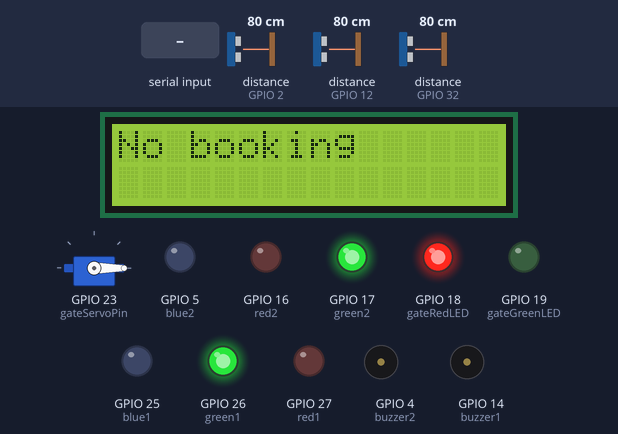
A sketch run on a simulated ESP32. On the bench: servo, 16×2 character LCD, output pins drawn as LEDs (lit = HIGH), buzzer (waves = sounding, pin HIGH). Wiring (inferred from the names in the program): 3 × ultrasonic range finder: trigger GPIO 13, echo GPIO 12 / trigger GPIO 15, echo GPIO 2 / trigger GPIO 33, echo GPIO 32. The test bench sets the inputs (shaded band); at power-on: distance to the obstacle (sensors on GPIO 12, GPIO 2, GPIO 32) 80 cm. The echo pulse lasts 58.3 µs per cm; pins used as bus, display or sensor lines are not drawn; what the sketch prints to the serial monitor is not drawn.

Above: at 1.2 s.
1.3 s: "book 1\n" received over Serial
At 2.4 s:
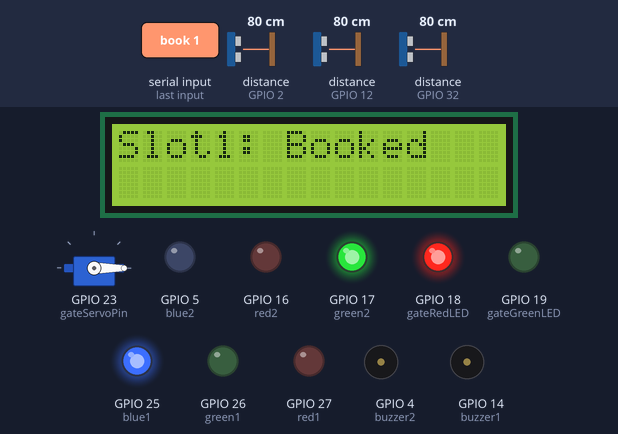
2.8 s: distance to the obstacle (sensor on GPIO 12) set to 18 cm
4.3 s: distance to the obstacle (sensor on GPIO 12) set to 15 cm
At 4.61 s:
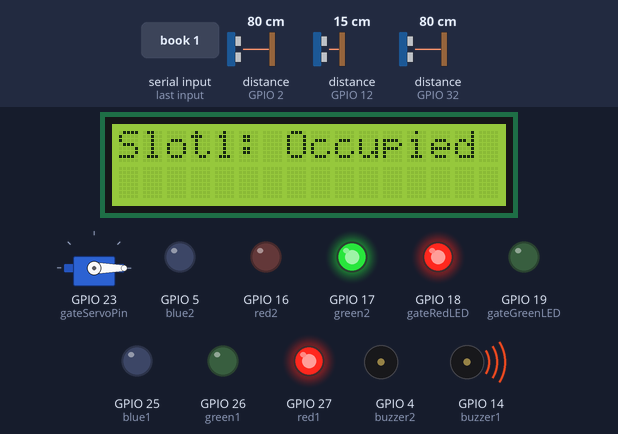
6.4 s: "book 2\n" received over Serial
At 6.62 s:
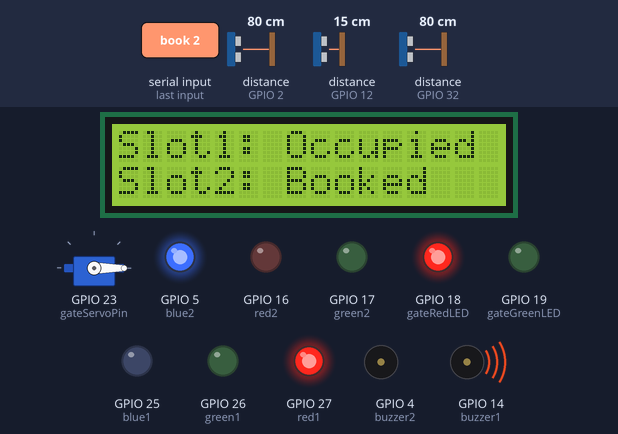
8.5 s: distance to the obstacle (sensor on GPIO 2) set to 19 cm
10.0 s: distance to the obstacle (sensor on GPIO 2) set to 15 cm
At 10.39 s:
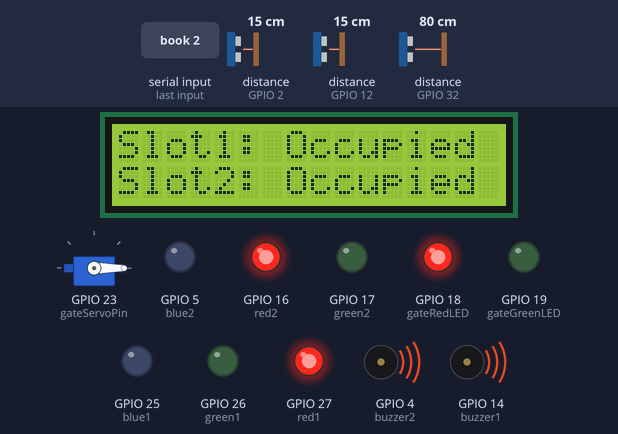
Timing chart, 0 to 12.8 s (numbered marks = the images above; inputs shaded):
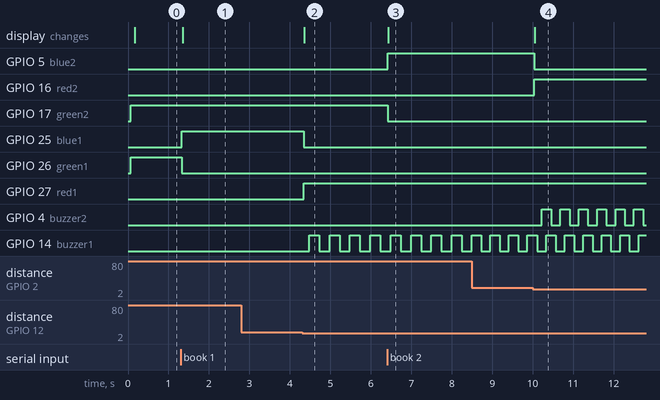

The sketch:

sketch_may10a.ino
```cpp
#include <Wire.h>
#include <LiquidCrystal_I2C.h>
#include <ESP32Servo.h>  // Servo library

// Slot booking flags
bool slot1Booked = false;
bool slot2Booked = false;

// Pin Definitions for Slots
const int trig1 = 13, echo1 = 12;
const int trig2 = 15, echo2 = 2;

const int red1 = 27, green1 = 26, blue1 = 25;
const int red2 = 16, green2 = 17, blue2 = 5;

const int buzzer1 = 14;
const int buzzer2 = 4;

// Gate pins
const int gateTrig = 33;
const int gateEcho = 32;
const int gateRedLED = 18;
const int gateGreenLED = 19;

Servo gateServo;
const int gateServoPin = 23;

// LCD
LiquidCrystal_I2C lcd(0x27, 16, 2);

// Timing for buzzer
unsigned long lastBeepTime1 = 0;
int beepInterval1 = 600;

unsigned long lastBeepTime2 = 0;
int beepInterval2 = 600;

// Gate timing
bool gateOpen = false;
unsigned long gateOpenTime = 0;
const unsigned long gateOpenDuration = 5000;
unsigned long lastGateCheck = 0;
const unsigned long gateCheckInterval = 100;

// LCD state
enum SlotStatus { FREE, BOOKED, OCCUPIED, UNKNOWN };
SlotStatus prevSlot1Status = UNKNOWN;
SlotStatus prevSlot2Status = UNKNOWN;
bool prevGateOpen = false;
bool prevNoBookingMessage = false;

// Distance helper
long getDistance(int trigPin, int echoPin) {
  digitalWrite(trigPin, LOW);
  delayMicroseconds(2);
  digitalWrite(trigPin, HIGH);
  delayMicroseconds(10);
  digitalWrite(trigPin, LOW);
  long duration = pulseIn(echoPin, HIGH, 30000);
  if (duration == 0) return -1;
  return duration * 0.034 / 2;
}

// RGB LED control
void setLED(int r, int g, int b, bool R, bool G, bool B) {
  digitalWrite(r, R);
  digitalWrite(g, G);
  digitalWrite(b, B);
}

// Buzzer handler
void handleBuzzer(int buzzerPin, long distance, unsigned long &lastBeepTime, int &beepInterval) {
  unsigned long now = millis();
  if (distance < 0) {
    digitalWrite(buzzerPin, LOW);
    return;
  }

  if (distance > 20) {
    beepInterval = 600;
    digitalWrite(buzzerPin, LOW);
    return;
  } else if (distance > 15) {
    beepInterval = 400;
  } else if (distance > 10) {
    beepInterval = 200;
  } else if (distance > 5) {
    beepInterval = 100;
  } else {
    digitalWrite(buzzerPin, HIGH);
    return;
  }

  if (now - lastBeepTime >= (unsigned long)beepInterval) {
    lastBeepTime = now;
    digitalWrite(buzzerPin, !digitalRead(buzzerPin));
  }
}

bool isAnyBookedSlotFree() {
  long d1 = getDistance(trig1, echo1);
  long d2 = getDistance(trig2, echo2);
  return (slot1Booked && (d1 < 0 || d1 > 15)) || (slot2Booked && (d2 < 0 || d2 > 15));
}

void updateSlotLCD(int slotNum, SlotStatus currentStatus) {
  if (slotNum == 1 && currentStatus != prevSlot1Status) {
    lcd.setCursor(0, 0);
    if (currentStatus == FREE) lcd.print("Slot1: Free     ");
    else if (currentStatus == BOOKED) lcd.print("Slot1: Booked   ");
    else if (currentStatus == OCCUPIED) lcd.print("Slot1: Occupied ");
    prevSlot1Status = currentStatus;
  } else if (slotNum == 2 && currentStatus != prevSlot2Status) {
    lcd.setCursor(0, 1);
    if (currentStatus == FREE) lcd.print("Slot2: Free     ");
    else if (currentStatus == BOOKED) lcd.print("Slot2: Booked   ");
    else if (currentStatus == OCCUPIED) lcd.print("Slot2: Occupied ");
    prevSlot2Status = currentStatus;
  }
}

void setup() {
  Serial.begin(115200);

  pinMode(trig1, OUTPUT); pinMode(echo1, INPUT);
  pinMode(trig2, OUTPUT); pinMode(echo2, INPUT);
  pinMode(red1, OUTPUT); pinMode(green1, OUTPUT); pinMode(blue1, OUTPUT);
  pinMode(red2, OUTPUT); pinMode(green2, OUTPUT); pinMode(blue2, OUTPUT);
  pinMode(buzzer1, OUTPUT); pinMode(buzzer2, OUTPUT);
  pinMode(gateTrig, OUTPUT); pinMode(gateEcho, INPUT);
  pinMode(gateRedLED, OUTPUT); pinMode(gateGreenLED, OUTPUT);

  digitalWrite(gateRedLED, HIGH);
  digitalWrite(gateGreenLED, LOW);

  gateServo.attach(gateServoPin, 500, 2400);
  gateServo.write(0);

  lcd.init();
  lcd.backlight();
  setLED(red1, green1, blue1, LOW, HIGH, LOW);
  setLED(red2, green2, blue2, LOW, HIGH, LOW);

  lcd.setCursor(0, 0); lcd.print("Slot1: Free     ");
  lcd.setCursor(0, 1); lcd.print("Slot2: Free     ");
  prevSlot1Status = FREE;
  prevSlot2Status = FREE;
  prevGateOpen = false;
  prevNoBookingMessage = false;
}

void loop() {
  if (Serial.available()) {
    String input = Serial.readStringUntil('\n');
    input.trim();
    if (input == "book 1") { slot1Booked = true; Serial.println("Slot 1 Booked"); }
    else if (input == "book 2") { slot2Booked = true; Serial.println("Slot 2 Booked"); }
    else if (input == "release 1") { slot1Booked = false; Serial.println("Slot 1 Released"); }
    else if (input == "release 2") { slot2Booked = false; Serial.println("Slot 2 Released"); }
  }

  unsigned long currentMillis = millis();

  if (currentMillis - lastGateCheck >= gateCheckInterval) {
    lastGateCheck = currentMillis;
    long gateDist = getDistance(gateTrig, gateEcho);
    bool canOpenGate = (slot1Booked || slot2Booked) && isAnyBookedSlotFree();

    if (gateDist > 0 && gateDist < 10 && canOpenGate) {
      if (!gateOpen) {

        gateServo.write(90);
        digitalWrite(gateRedLED, LOW);
        digitalWrite(gateGreenLED, HIGH);
        gateOpen = true;
        gateOpenTime = currentMillis;
        Serial.println("Gate opened");

        lcd.clear();
        lcd.setCursor(0, 0);
        lcd.print("Gate Opening...");
        prevGateOpen = true;
        prevNoBookingMessage = false;
      }
    } else if (!canOpenGate && !prevNoBookingMessage && !gateOpen) {
      lcd.clear();
      lcd.setCursor(0, 0);
      lcd.print("No booking      ");
      prevNoBookingMessage = true;
      prevGateOpen = false;
    }

    if (gateOpen && (currentMillis - gateOpenTime > gateOpenDuration)) {
      gateServo.write(0);
      digitalWrite(gateRedLED, HIGH);
      digitalWrite(gateGreenLED, LOW);
      gateOpen = false;
      Serial.println("Gate closed");

      lcd.clear();
      updateSlotLCD(1, prevSlot1Status);
      updateSlotLCD(2, prevSlot2Status);
      prevGateOpen = false;
    }
  }

  // --- SLOT 1 LOGIC ---
  long dist1 = getDistance(trig1, echo1);
  SlotStatus currentSlot1Status;
  if (!slot1Booked) currentSlot1Status = FREE;
  else if (dist1 < 0 || dist1 > 15) currentSlot1Status = BOOKED;
  else currentSlot1Status = OCCUPIED;

  if (currentSlot1Status != prevSlot1Status) {
    if (currentSlot1Status == FREE) setLED(red1, green1, blue1, LOW, HIGH, LOW);
    else if (currentSlot1Status == BOOKED) setLED(red1, green1, blue1, LOW, LOW, HIGH);
    else if (currentSlot1Status == OCCUPIED) setLED(red1, green1, blue1, HIGH, LOW, LOW);
    updateSlotLCD(1, currentSlot1Status);
    prevSlot1Status = currentSlot1Status;
  }

  if (!slot1Booked || dist1 < 0 || dist1 > 15) {
    digitalWrite(buzzer1, LOW);
    lastBeepTime1 = currentMillis;
  } else {
    if (dist1 <= 5) {
      static unsigned long occupiedStart1 = 0;
      static bool timingStarted1 = false;
      if (!timingStarted1) {
        occupiedStart1 = currentMillis;
        timingStarted1 = true;
      }
      if (currentMillis - occupiedStart1 <= 10000) digitalWrite(buzzer1, HIGH);
      else digitalWrite(buzzer1, LOW);
    } else {
      static bool timingStarted1 = false;
      timingStarted1 = false;
      handleBuzzer(buzzer1, dist1, lastBeepTime1, beepInterval1);
    }
  }

  // --- SLOT 2 LOGIC ---
  long dist2 = getDistance(trig2, echo2);
  SlotStatus currentSlot2Status;
  if (!slot2Booked) currentSlot2Status = FREE;
  else if (dist2 < 0 || dist2 > 15) currentSlot2Status = BOOKED;
  else currentSlot2Status = OCCUPIED;

  if (currentSlot2Status != prevSlot2Status) {
    if (currentSlot2Status == FREE) setLED(red2, green2, blue2, LOW, HIGH, LOW);
    else if (currentSlot2Status == BOOKED) setLED(red2, green2, blue2, LOW, LOW, HIGH);
    else if (currentSlot2Status == OCCUPIED) setLED(red2, green2, blue2, HIGH, LOW, LOW);
    updateSlotLCD(2, currentSlot2Status);
    prevSlot2Status = currentSlot2Status;
  }

  if (!slot2Booked || dist2 < 0 || dist2 > 15) {
    digitalWrite(buzzer2, LOW);
    lastBeepTime2 = currentMillis;
  } else {
    if (dist2 <= 5) {
      static unsigned long occupiedStart2 = 0;
      static bool timingStarted2 = false;
      if (!timingStarted2) {
        occupiedStart2 = currentMillis;
        timingStarted2 = true;
      }
      if (currentMillis - occupiedStart2 <= 10000) digitalWrite(buzzer2, HIGH);
      else digitalWrite(buzzer2, LOW);
    } else {
      static bool timingStarted2 = false;
      timingStarted2 = false;
      handleBuzzer(buzzer2, dist2, lastBeepTime2, beepInterval2);
    }
  }

  delay(50);  // For stability
}
```

Measured:
- the behaviour switches between 17 and 16 cm on distance to the obstacle (sensor on GPIO 12) (found by bisection; images 1 and 2)
- the behaviour switches between 17 and 16 cm on distance to the obstacle (sensor on GPIO 2) (found by bisection; images 3 and 4)
- after the input at 1.3 s, GPIO 25 (blue1): LOW → HIGH at once; GPIO 26 (green1): HIGH → LOW at once; the display: changes after 0.05 s (image 1)
- after the input at 2.8 s, every drawn part: stays the same
- after the input at 4.3 s, GPIO 25 (blue1): HIGH → LOW at once; GPIO 27 (red1): LOW → HIGH at once; GPIO 14 (buzzer1): alternates HIGH for 0.25 s and LOW for 0.25 s, starting after 0.18 s; the display: changes after 0.06 s (image 2)
- after the input at 6.4 s, GPIO 5 (blue2): LOW → HIGH at once; GPIO 17 (green2): HIGH → LOW at once; the display: changes at once (image 3)
- after the input at 10.0 s, GPIO 5 (blue2): HIGH → LOW at once; GPIO 16 (red2): LOW → HIGH at once; GPIO 4 (buzzer2): alternates HIGH for 0.23 s and LOW for 0.23 s, starting after 0.23 s; the display: changes after 0.05 s (image 4)
